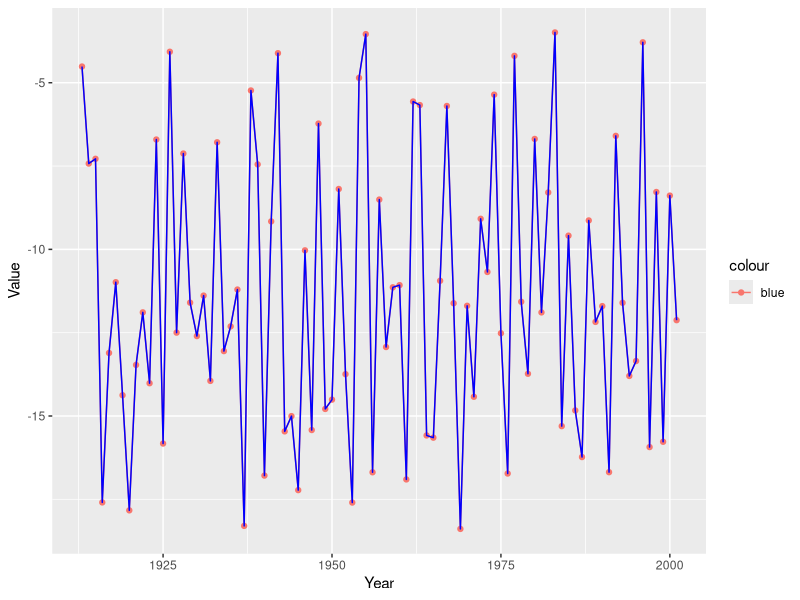
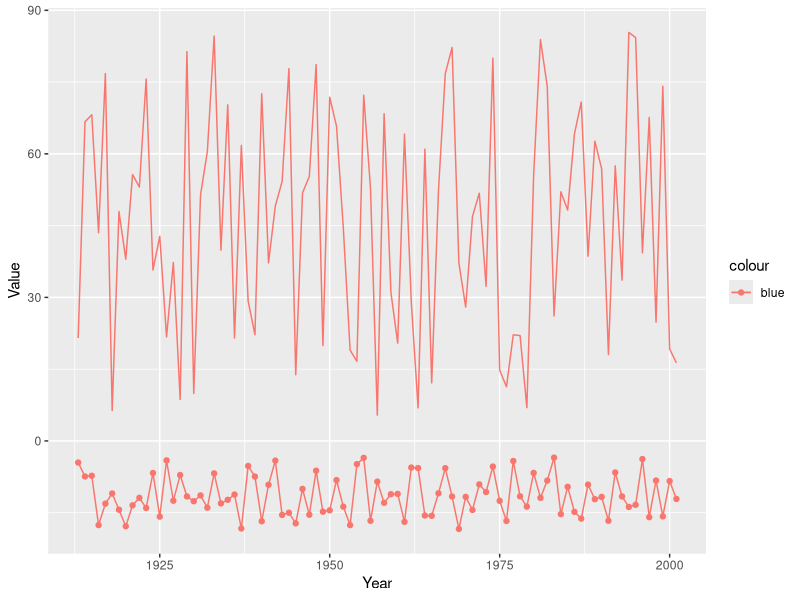
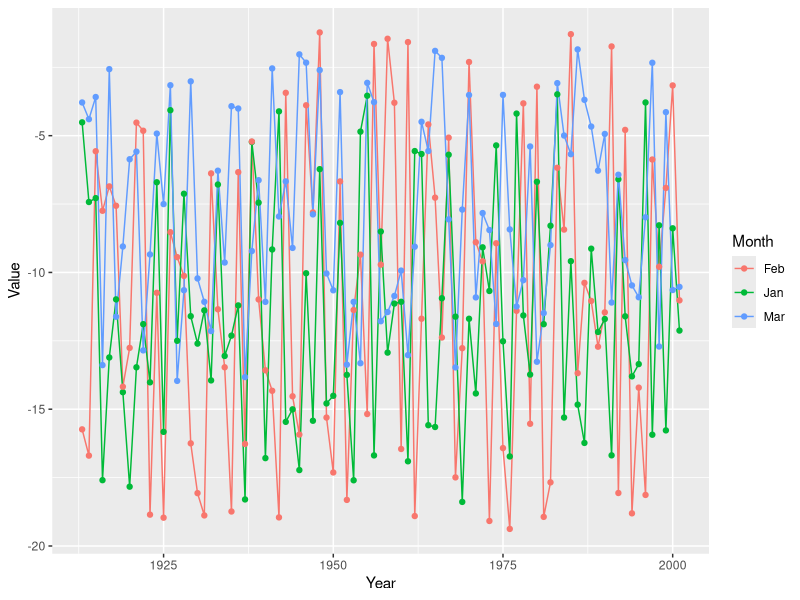
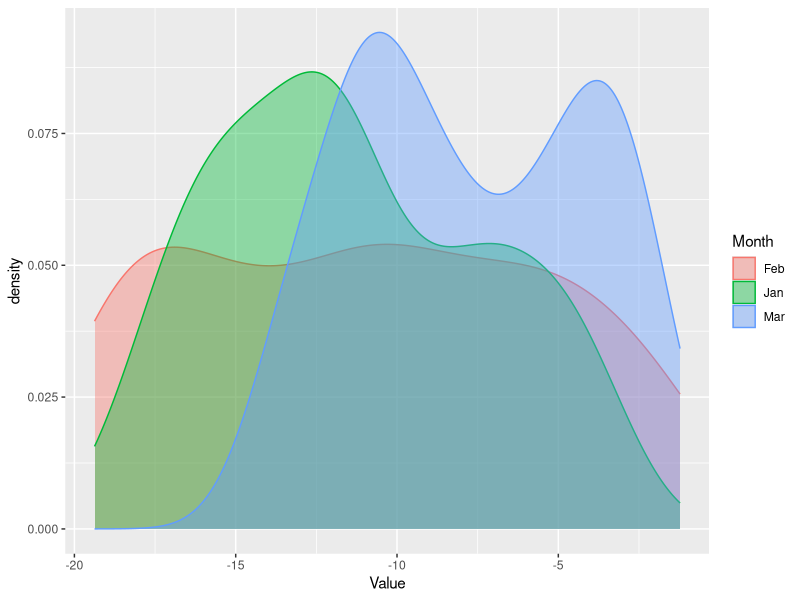
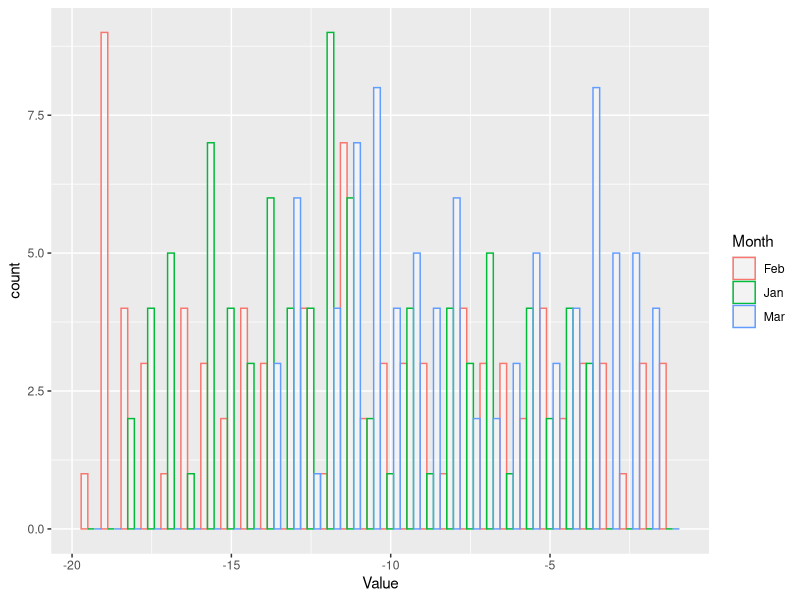
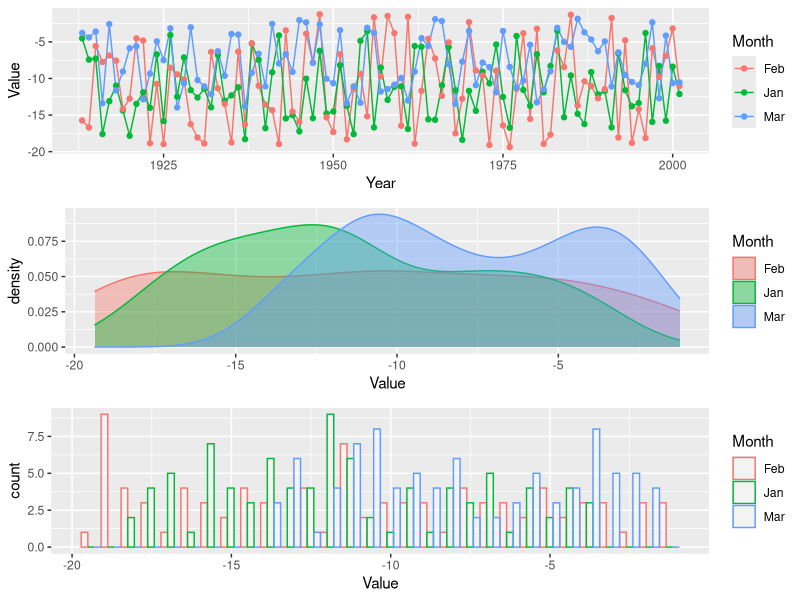
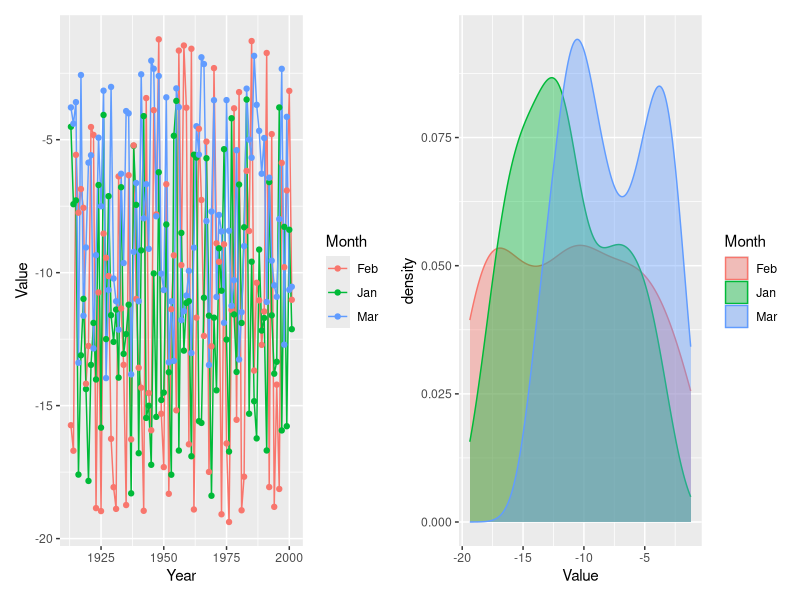
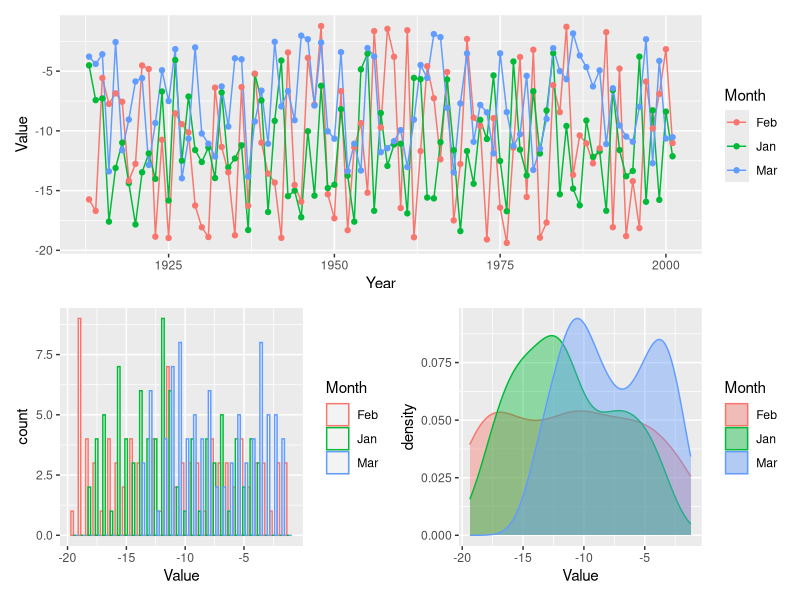

Reproduce these figures in R, in order.
## ---- chunk 1
###############################################################
#~~~ Load required libraries
lib_names=c("ggplot2","gridExtra","utils","tidyr","cowplot", "RColorBrewer")

# If you see a prompt: Do you want to restart R prior to installing: Select **No**. 

# Install all necessary packages (Run once)
# invisible(suppressMessages
#           (suppressWarnings
#             (lapply
#               (lib_names,install.packages,repos="http://cran.r-project.org",
#                 character.only = T))))

# Load necessary packages
invisible(suppressMessages
          (suppressWarnings
            (lapply
              (lib_names,library, character.only = T))))
## ---- chunk 2

###############################################################
#~~~ Generate a dataset containing random numbers within specified ranges
Year = seq(1913,2001,1)
Jan = runif(89, -18.4, -3.2)
Feb = runif(89, -19.4, -1.2)
Mar = runif(89, -14, -1.8)
January = runif(89, 1, 86)
dat = data.frame(Year, Jan, Feb, Mar, January)
## ---- chunk 3

l1 = ggplot(data=dat, aes(x = Year, y = Jan, color = "blue")) + # Tell which data to plot
  geom_line() +      # Add a line
  geom_point() +     # Add a points
  xlab("Year") +     # Add labels to the axes
  ylab("Value")

# Or, they can be specified for any individual geometry
l1 + geom_line(linetype = "solid", color="Blue")  # Add a solid line
l1 + geom_line(aes(x = Year, y = January)) # Add a different data set

# There are tons of other built-in color scales and themes, such as scale_color_grey(), scale_color_brewer(), theme_classic(), theme_minimal(), and theme_dark()

# OR, CREATE YOUR OWN THEME! You can group themes together in one list
theme1 = theme(
  legend.position = "none",
  panel.background = element_blank(),
  plot.title = element_text(hjust = 0.5),
  axis.line = element_line(color = "black"),
  axis.text.y   = element_text(size = 11),
  axis.text.x   = element_text(size = 11),
  axis.title.y  = element_text(size = 11),
  axis.title.x  = element_text(size = 11),
  panel.border = element_rect(
    colour = "black",
    fill = NA,
    size = 0.5
  )
)
## ---- chunk 4
library(tidyr)

# There are two generally data formats: wide (horizontal) and long (vertical). In the horizontal format, every column represents a category of the data. In the vertical format, every row represents an observation for a particular category (think of each row as a data point). Both formats have their comparative advantages. We will now convert the data frame we randomly generated in the previous section to the long format. Here are several ways to do this:

# Using the gather function (the operator %>% is called pipe operator)
dat2 = dat %>% gather(Month, Value, -Year)

# This is equivalent to: 
dat2 = gather(data=dat, Month, Value, -Year)

# Using pivot_longer and selecting all of the columns we want. This function is the best!
dat2 = dat %>% pivot_longer(cols = c(Jan, Feb, Mar), names_to = "Month", values_to = "Value") 

# Or we can choose to exclude the columns we don't want
dat2 = dat %>% pivot_longer(cols = -c(Year,January), names_to = "Month", values_to = "Value") 

head(dat2) # The data is now shaped in the long format
## ---- chunk 5
# LINE PLOT
l = ggplot(dat2, aes(x = Year, y = Value, group = Month)) +
  geom_line(aes(color = Month)) +
  geom_point(aes(color = Month))
l
## ---- chunk 6
# DENSITY PLOT
d = ggplot(dat2, aes(x = Value))
d = d + geom_density(aes(color = Month, fill = Month), alpha=0.4) # Alpha specifies transparency
d
## ---- chunk 7
# HISTOGRAM
h = ggplot(dat2, aes(x = Value))
h = h + geom_histogram(aes(color = Month, fill = Month), alpha=0.4,
                 fill = "white",
                 position = "dodge")
h
## ---- chunk 8
# The plots can be displayed together on one image using 
# grid.arrange from the gridExtra package
img = grid.arrange(l, d, h, nrow=3)

# Finally, plots created using ggplot can be saved using ggsave
ggsave("grid_plot_1.png", 
       plot = img, 
       device = "png", 
       width = 6, 
       height = 4, 
       units = c("in"), 
       dpi = 600)
## ---- chunk 9

img2=cowplot::plot_grid(l, d, h, nrow = 3, align = "v") # "v" aligns vertical axes and "h" aligns horizontal axes

ggsave("grid_plot_2.png", 
       plot = img2, 
       device = "png", 
       width = 6, 
       height = 4, 
       units = c("in"), 
       dpi = 600)
## ---- chunk 10
#install.packages("patchwork")
library(patchwork)

l+d
l/ (h+d)
# Try: l/d/h or (l+d)/h 

# Make your own design for arranging plots (the # sign means empty space): 
design <- "
  111
  2#3
"
l + d + h + plot_layout(design = design)


